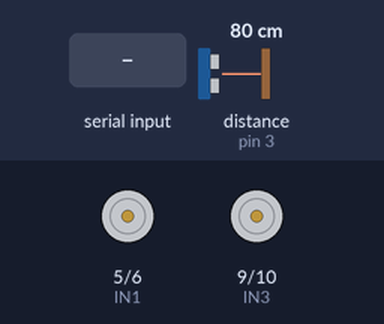
Simulated run of this program. Board: Arduino Uno, built with avr-gcc and run on an emulated ATmega328P. On the bench: motor-driver pin pairs drawn as motors (green arrow = first pin HIGH = forward, orange = second pin HIGH = backward, longer = more drive). Wiring (inferred from the names in the program): ultrasonic range finder: trigger pin 2; echo pin 3. The inputs (shaded band) are chosen by the test bench; at power-on: distance to the obstacle (sensor on pin 3) 80 cm. The echo pulse lasts 58.3 µs per cm.

Above: at 1.2 s.
1.3 s: "F\n" received over Serial
At 1.47 s:
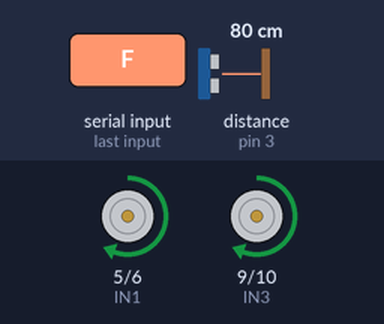
At 2.0 s:
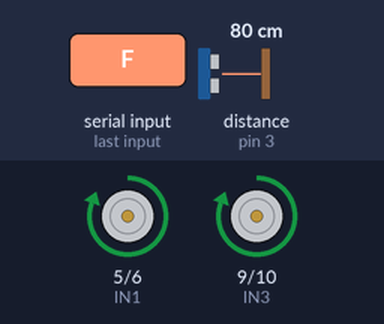
4.3 s: distance to the obstacle (sensor on pin 3) set to 18 cm
5.8 s: distance to the obstacle (sensor on pin 3) set to 15 cm
At 7.0 s:
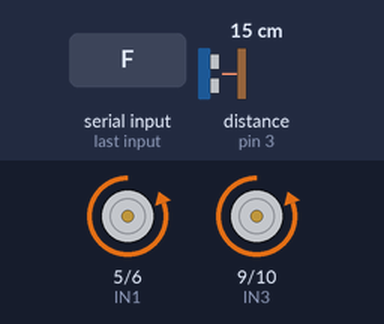
7.5 s: distance to the obstacle (sensor on pin 3) set to 27 cm
10.5 s: distance to the obstacle (sensor on pin 3) set to 34 cm
13.2 s: "B\n" received over Serial
At 13.4 s:
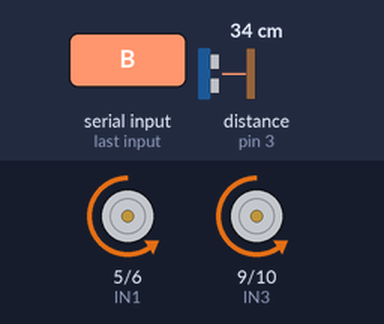
Timing chart, 0 to 16.0 s (numbered marks = the images above; inputs shaded):
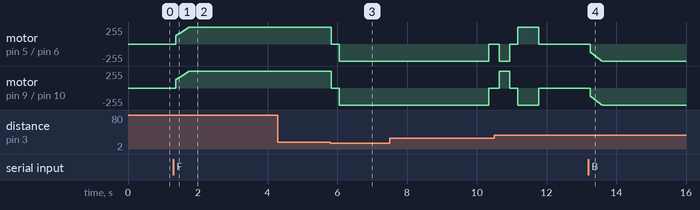

Measured:
- the behaviour switches between 17 and 16 cm on distance to the obstacle (sensor on pin 3) (found by bisection; images 2 and 3)
- after the input at 1.3 s, motor on pin 5 (IN1) / pin 6 (IN2), motor on pin 9 (IN3) / pin 10 (IN4): moves from stopped to forward 255/255 over 0.41 s, starting after 0.07 s
- after the input at 4.3 s, every drawn part: stays the same
- after the input at 5.8 s, motor on pin 5 (IN1) / pin 6 (IN2), motor on pin 9 (IN3) / pin 10 (IN4): forward 255/255 → stopped at once, → backward 255/255 0.23 s later
- after the input at 13.2 s, motor on pin 5 (IN1) / pin 6 (IN2), motor on pin 9 (IN3) / pin 10 (IN4): moves from stopped to backward 255/255 over 0.34 s, starting after 0.06 s

The program:

main.cpp
```cpp
#include <Arduino.h>

const int IN1 = 5;
const int IN2 = 6;
const int IN3 = 9;
const int IN4 = 10;

const int TRIG_PIN = 2;
const int ECHO_PIN = 3;

const int CRASH_THRESHOLD = 15;
const int SAFE_DISTANCE = 30;

const int MAX_SPEED = 255;
const int MIN_SPEED = 130;
const int ACCEL_STEP = 15;
const int ACCEL_DELAY_MS = 20;

char currentCommand = 'S';
int currentSpeed = 0;
unsigned long lastAccelTime = 0;
volatile bool btDataReady = false;
volatile char btBuffer = 0;

void serialEvent() {
    while (Serial.available()) {
        char received = Serial.read();
        if (received != '\n' && received != '\r' && received != ' ') {
            if (strchr("FBLRS", received) != NULL) {
                btBuffer = received;
                btDataReady = true;
            }
        }
    }
}

void stopCar() {
    digitalWrite(IN1, LOW);
    digitalWrite(IN2, LOW);
    digitalWrite(IN3, LOW);
    digitalWrite(IN4, LOW);
    currentSpeed = 0;
}

void setForwardSpeed(int speed) {
    analogWrite(IN1, speed);
    digitalWrite(IN2, LOW);
    analogWrite(IN3, speed);
    digitalWrite(IN4, LOW);
}

void setBackwardSpeed(int speed) {
    digitalWrite(IN1, LOW);
    analogWrite(IN2, speed);
    digitalWrite(IN3, LOW);
    analogWrite(IN4, speed);
}

void turnLeft() {
    digitalWrite(IN1, LOW);
    digitalWrite(IN2, HIGH);
    digitalWrite(IN3, HIGH);
    digitalWrite(IN4, LOW);
}

void turnRight() {
    digitalWrite(IN1, HIGH);
    digitalWrite(IN2, LOW);
    digitalWrite(IN3, LOW);
    digitalWrite(IN4, HIGH);
}

long readDistance() {
    digitalWrite(TRIG_PIN, LOW);
    delayMicroseconds(2);
    digitalWrite(TRIG_PIN, HIGH);
    delayMicroseconds(10);
    digitalWrite(TRIG_PIN, LOW);

    long duration = pulseIn(ECHO_PIN, HIGH, 30000);
    if (duration == 0) return 999;
    return duration / 58;
}

long readDistanceStable() {
    int validCount = 0;
    long sum = 0;

    for (int i = 0; i < 3; i++) {
        long d = readDistance();
        if (d != 999) {
            sum += d;
            validCount++;
        }
        delay(10);
    }

    if (validCount == 0) return 999;
    return sum / validCount;
}

void scanAndAlign() {
    turnLeft();
    delay(300);
    stopCar();
    delay(200);
    long distLeft = readDistanceStable();

    turnRight();
    delay(600);
    stopCar();
    delay(200);
    long distRight = readDistanceStable();

    if (distLeft > distRight) {
        turnLeft();
        delay(600);
        stopCar();
    } else {
        stopCar();
    }
}

void autonomousEvasion() {
    stopCar();
    delay(200);

    int reverseTimeout = 0;

    while (readDistanceStable() < SAFE_DISTANCE && reverseTimeout < 50) {
        setBackwardSpeed(MAX_SPEED);
        delay(50);
        reverseTimeout++;
    }

    stopCar();
    delay(300);

    scanAndAlign();

    btDataReady = false;
    btBuffer = 0;

    currentCommand = 'S';
}

void handleAcceleration() {
    unsigned long now = millis();
    if (now - lastAccelTime < ACCEL_DELAY_MS) return;
    lastAccelTime = now;

    if (currentSpeed == 0) {
        currentSpeed = MIN_SPEED;
    } else if (currentSpeed < MAX_SPEED) {
        currentSpeed = min(currentSpeed + ACCEL_STEP, MAX_SPEED);
    }
}

void setup() {
    pinMode(IN1, OUTPUT);
    pinMode(IN2, OUTPUT);
    pinMode(IN3, OUTPUT);
    pinMode(IN4, OUTPUT);

    pinMode(TRIG_PIN, OUTPUT);
    pinMode(ECHO_PIN, INPUT);

    stopCar();

    Serial.begin(9600);
}

void loop() {
    if (btDataReady) {
        char received = btBuffer;
        btDataReady = false;

        if (received != currentCommand) {
            currentSpeed = 0;
        }
        currentCommand = received;
    }

    long distance = readDistanceStable();

    if (currentCommand == 'F' && distance <= CRASH_THRESHOLD) {
        autonomousEvasion();
        return;
    }

    switch (currentCommand) {
        case 'F':
            handleAcceleration();
            setForwardSpeed(currentSpeed);
            break;
        case 'B':
            handleAcceleration();
            setBackwardSpeed(currentSpeed);
            break;
        case 'L': turnLeft(); break;
        case 'R': turnRight(); break;
        case 'S': stopCar(); break;
    }
}
```
